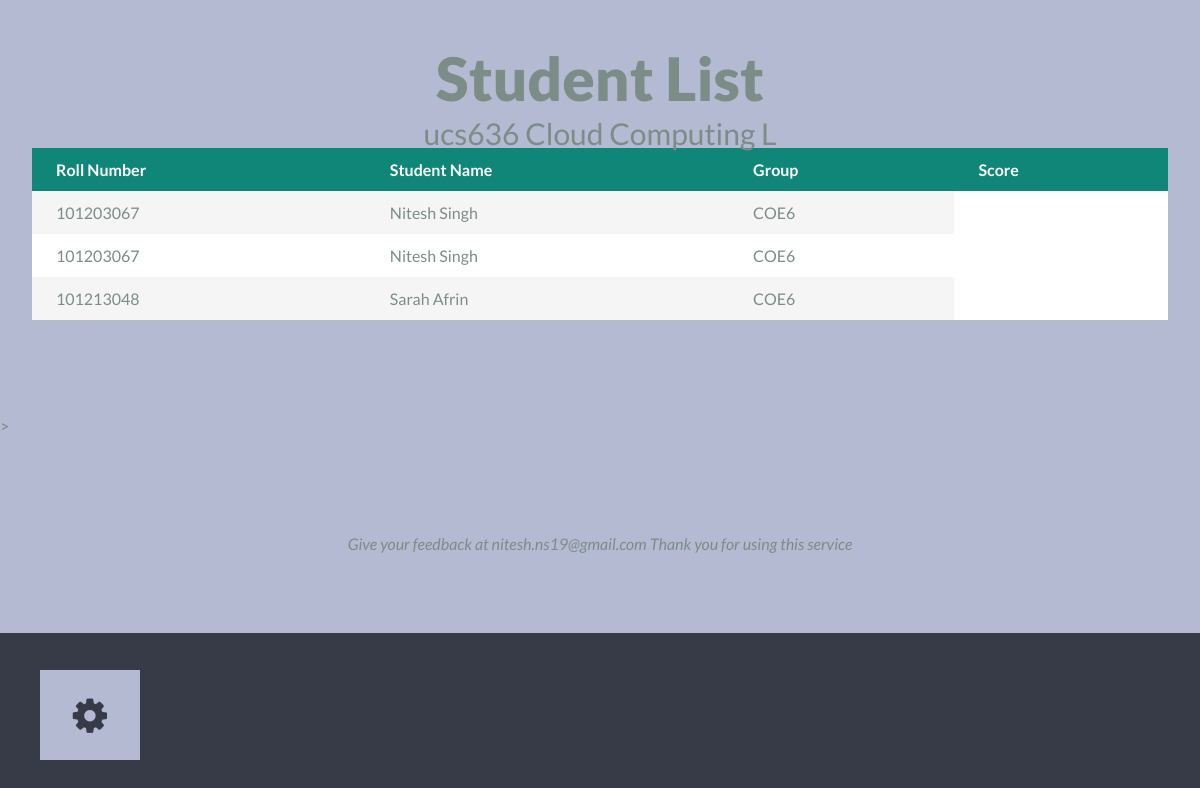
The page /home/student_show.php?scode=ucs636&tlp=l&group=COE6 (signed in) on the database its author committed.
### tables this page shows
CREATE TABLE IF NOT EXISTS `subject` (
  `s_number` int(10) NOT NULL AUTO_INCREMENT,
  `subject_code` varchar(7) NOT NULL,
  `subject_name` varchar(40) NOT NULL,
  `branch` varchar(10) NOT NULL,
  PRIMARY KEY (`subject_code`),
  UNIQUE KEY `s_number` (`s_number`)
);

CREATE TABLE IF NOT EXISTS `student_subject` (
  `sno` int(10) NOT NULL AUTO_INCREMENT,
  `roll_number` int(12) NOT NULL,
  `subject_code` varchar(10) NOT NULL,
  `group` varchar(10) NOT NULL,
  `year` int(10) NOT NULL,
  PRIMARY KEY (`sno`)
);

CREATE TABLE IF NOT EXISTS `student_info` (
  `s_number` int(10) NOT NULL AUTO_INCREMENT,
  `name` varchar(255) NOT NULL,
  `roll_number` int(10) NOT NULL,
  `year` int(2) NOT NULL,
  `group` varchar(6) NOT NULL,
  `email` varchar(30) NOT NULL,
  `password` varchar(255) NOT NULL,
  `time` timestamp NOT NULL DEFAULT CURRENT_TIMESTAMP,
  `code` varchar(255) NOT NULL,
  `verify` int(5) NOT NULL DEFAULT '0',
  `branch` varchar(10) NOT NULL,
  PRIMARY KEY (`roll_number`),
  UNIQUE KEY `S_Number` (`s_number`,`email`)
);

### home/student_show.php (the view, shortened to what this page needs)
<?php
include_once '../php/connect.php';
if(isset($_SESSION['teacher_code']))
{
        $group=$_GET['group'];
        $tlp=$_GET['tlp'];
        $scode=$_GET['scode'];
$query="select * from `subject` where subject_code='$scode' ";
			$result_sub=mysqli_query($con,$query);
			$r_sub=mysqli_fetch_array($result_sub);
            $sname=$r_sub['subject_name'];
?>
<!DOCTYPE html>
<html lang="en" class="no-js">
	<head>
		<link rel="stylesheet" type="text/css" href="css/normalize.css" />
		<link rel="stylesheet" type="text/css" href="css/demo.css" />
		<link rel="stylesheet" type="text/css" href="fonts/font-awesome-4.2.0/css/font-awesome.min.css" />
		<link rel="stylesheet" type="text/css" href="css/menu_cornermorph.css" />
		<link rel="stylesheet" type="text/css" href="css/normalize_table.css" />
		<link rel="stylesheet" type="text/css" href="css/demo_table.css" />
		<link rel="stylesheet" type="text/css" href="css/component_table.css" />
	</head>
	<body>
		<div class="container">
			<button class="menu-button" id="open-button"><i class="fa fa-fw fa-cog"></i><span>Open Menu</span></button>
			<div class="content-wrap">
				<div class="content">
<header class="c-header">
						<h1>Student List<span><?php echo $scode; echo "   ";echo $sname; echo "  ".strtoupper($tlp);?></span></h1>
						<table>
					<thead>
						<tr>
							<th>Roll Number</th>
							<th>Student Name</th>
							<th>Group</th>
							<th>Score</th>
						</tr>
					</thead>
					<tbody>
<?php
if($tlp!='l')
{
$query="select * from `student_subject` where `subject_code`='$scode' and `group`='$group'";
         $result_sub=mysqli_query($con,$query);
while($r=mysqli_fetch_array($result_sub))
		{
            $roll_number=$r['roll_number'];
    $qu="select * from `student_info` where `roll_number`=$roll_number";
 $result_s=mysqli_query($con,$qu);
    while($r2=mysqli_fetch_array($result_s))
    $st_name=$r2['name'];
echo "<tr><td class='rollnumber'>$roll_number</td><td class='rollnumber'>$st_name</td><td class='rollnumber'>$group</td>";
        }
    }
    else
    {
        $lgroup=explode(",",$group);
        foreach($lgroup as $r1)
        {
        $query="select * from `student_subject` where `subject_code`='$scode' and `group`='$r1'";
       $result_sub=mysqli_query($con,$query);
      while($r=mysqli_fetch_array($result_sub))
		{
			$roll_number = $r['roll_number'];
           $qu="select * from `student_info` where `roll_number`=$roll_number";
 $result_s=mysqli_query($con,$qu);
          while($r2=mysqli_fetch_array($result_s))
    $st_name=$r2['name'];
		echo  "<tr><td class='rollnumber'>$roll_number</td><td class='rollnumber'>$st_name</td><td class='rollnumber'>$r1</td>";
		$st_name="";
 }
        }
    }
?>
					</tbody>
				</table>
					</header>
       >
					<br><br>
					<section class="related">
						<address>Give your feedback at nitesh.ns19@gmail.com <span>Thank you for using this service</span></address>
					</section>
				</div>
			</div>
		</div>
	</body>
</html>
<?php
}
else
	header("Location:/index.php");
?>

### home/css/demo.css (style rules this page uses)
*, *:after, *:before { -webkit-box-sizing: border-box; box-sizing: border-box; }
body { background: #b4bad2; color: #fffce1; font-weight: 400; font-size: 1em; font-family: 'Raleway', Arial, sans-serif; }
section { padding: 1em; text-align: center; }
.c-header { margin: 0 auto; padding: 3em 2em; text-align: center; }
.c-header h1 { margin: 0 auto; font-weight: 800; font-size: 3.75em; line-height: 1; }
.c-header h1 span { display: block; font-size: 50%; font-weight: 400; padding-top: 0.325em; }
.related { margin-top: 5em; padding: 0 3em 5em; }

### home/css/menu_cornermorph.css (style rules this page uses)
html, body, .container, .content-wrap { overflow: hidden; width: 100%; height: 100%; }
.container { background: #373a47; }
.content-wrap { overflow-y: scroll; -webkit-overflow-scrolling: touch; }
.content { position: relative; background: #b4bad2; }
.content::before { position: absolute; top: 0; left: 0; z-index: 10; width: 100%; height: 100%; background: rgba(0,0,0,0.3); content: ''; opacity: 0; -webkit-transition: opacity 0.3s, -webkit-transform 0s 0.3s; transition: opacity 0.3s, transform 0s 0.3s; -webkit-transform: translate3d(100%,0,0); transform: translate3d(100%,0,0); }
.menu-button { position: fixed; bottom: 0; z-index: 1000; margin: 1em; padding: 0; width: 2.5em; height: 2.25em; border: none; font-size: 2.5em; color: #373a47; background: transparent; background-color: #b4bad2; }

### home/css/demo_table.css (style rules this page uses)
*, *:after, *:before { -webkit-box-sizing: border-box; -moz-box-sizing: border-box; box-sizing: border-box; }
body { font-family: 'Lato', Arial, sans-serif; color: #7c8d87; background: #f8f8f8; }

### home/css/component_table.css (style rules this page uses)
table { border-collapse: collapse; margin-bottom: 3em; width: 100%; background: #fff; }
td, th { padding: 0.75em 1.5em; text-align: left; }
th { background-color: #108678; font-weight: bold; color: #fff; white-space: nowrap; }
tbody tr:nth-child(2n-1) { background-color: #f5f5f5; transition: all .125s ease-in-out; }

### rows shown on the page
subject: subject_name "Cloud Computing"
student_subject: roll_number "101203067", student_info.name "Nitesh Singh", r1 "COE6"
student_subject: roll_number "101203067", student_info.name "Nitesh Singh", r1 "COE6"
student_subject: roll_number "101213048", student_info.name "Sarah Afrin", r1 "COE6"

### other values the page prints
$scode "ucs636"
$tlp "L"
